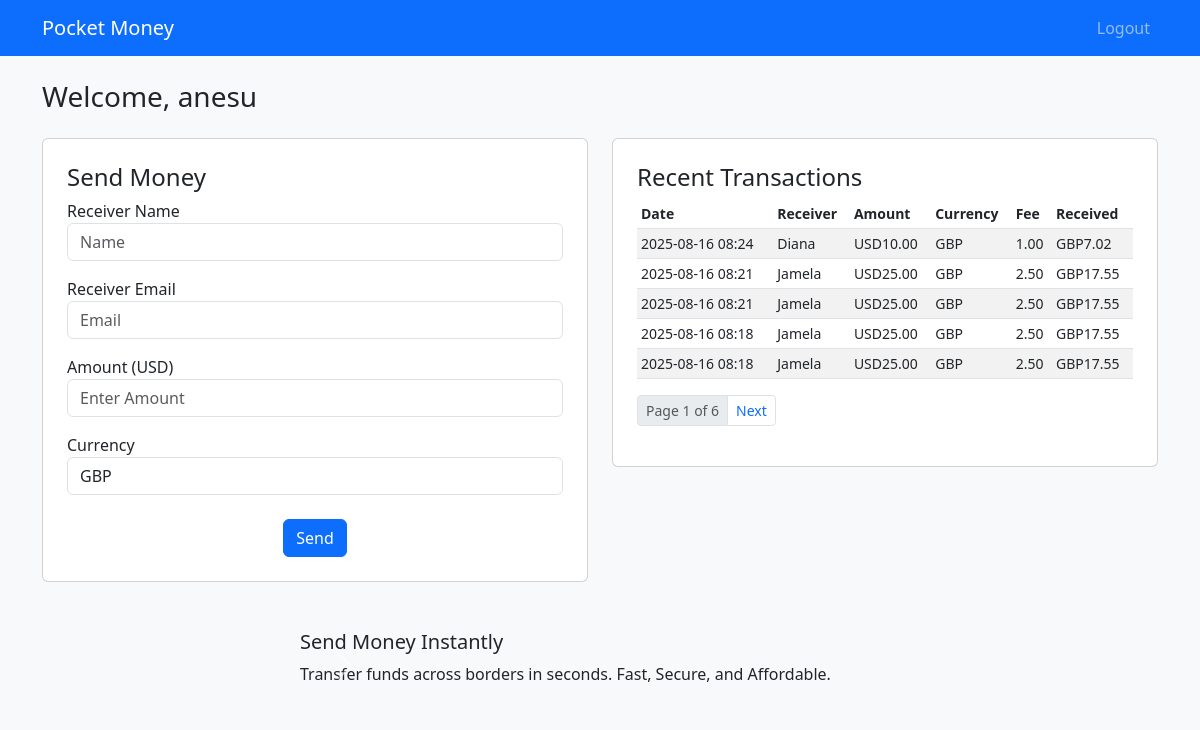
Before: /dashboard/ (signed in) with the older database file.
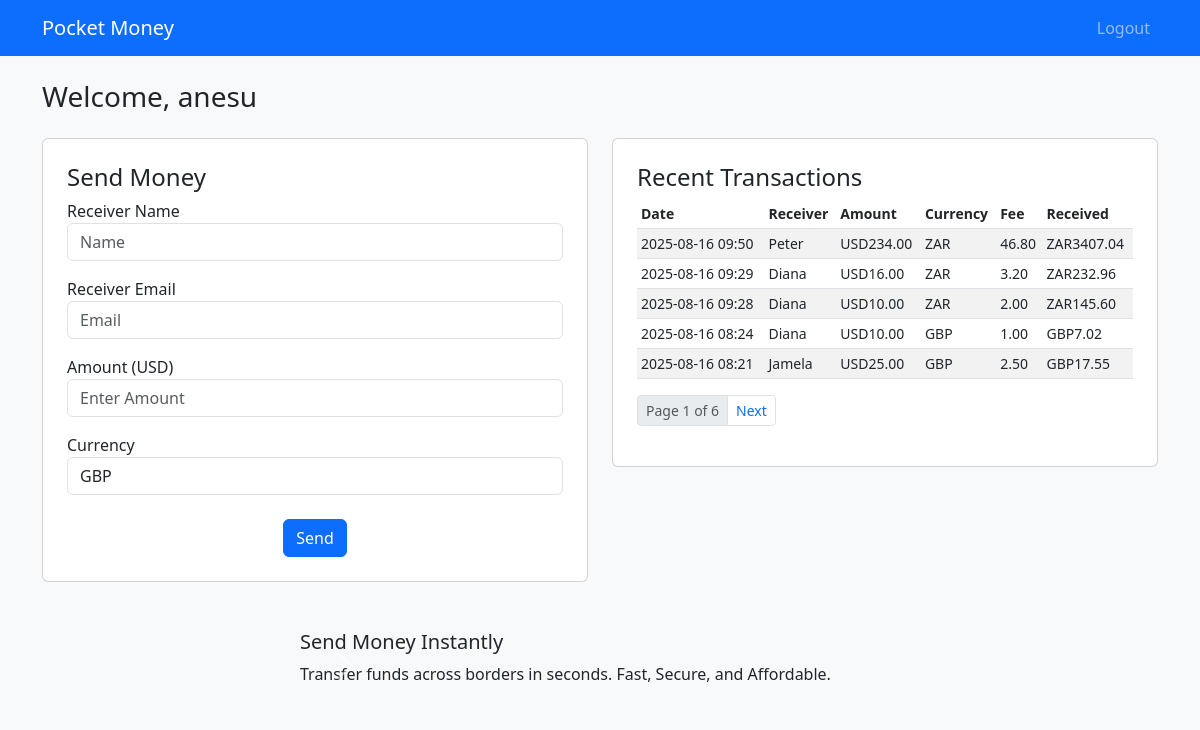
After: the same page with the newer database file.
### accounts/models.py (models this page shows, shortened)
class Transaction(models.Model):
    user = models.ForeignKey(User, on_delete=models.CASCADE)
    receiver_name = models.CharField(max_length=100, null=True, blank=True)
    receiver_email = models.EmailField(null=True, blank=True)
    amount_usd = models.DecimalField(max_digits=12, decimal_places=2)
    currency = models.CharField(max_length=3)
    fee = models.DecimalField(max_digits=12, decimal_places=2)
    final_amount = models.DecimalField(max_digits=12, decimal_places=2)
    fx_rate = models.DecimalField(max_digits=12, decimal_places=4)
    timestamp = models.DateTimeField(default=timezone.now)

### accounts/views.py (the view, shortened to what this page needs)
# urls.py: path('dashboard/', views.dashboard_view,
@login_required
def dashboard_view(request):
    user = request.user
    transactions = Transaction.objects.filter(user=user).order_by('-timestamp')
    fx_rates = get_fx_rates()
    result = None
    transactions = Transaction.objects.filter(user=request.user).order_by('-timestamp')
    paginator = Paginator(transactions, 5)
    page_number = request.GET.get('page')
    page_obj = paginator.get_page(page_number)
    result = None
    form = SendMoneyForm()
    return render(request, 'accounts/dashboard.html',{
        'page_obj':page_obj,
        'form': form
    })

### accounts/forms.py
class SendMoneyForm(forms.Form):
    receiver_name = forms.CharField(max_length=100, widget=forms.TextInput(attrs={
        'class': 'form-control',
        'placeholder': 'Name',
    }))
    receiver_email = forms.CharField(widget=forms.EmailInput(attrs={
        'class': 'form-control',
        'placeholder': 'Email',
        'min': '10'
    }))
    amount = forms.DecimalField(min_value=10, max_value=10000, widget=forms.NumberInput(attrs={
        'class': 'form-control',
        'placeholder': 'Enter Amount',
        'min': '10'
    }))
    currency = forms.ChoiceField(choices=[('GBP', 'GBP'), ('ZAR', 'ZAR')], widget=forms.Select(attrs={
        'class': 'form-control'
    }))

### accounts/utils.py (called while the page is built)
def get_fx_rates():
    url = 'https://68976304250b078c2041c7fc.mockapi.io/api/wiremit/InterviewAPIS'
    try:
        response = requests.get(url, timeout=5)
        data = response.json()
        return {
            'GBP': data['rates']['GBP'], 'ZAR': data['rates']['ZAR']
        }
    except:
        return {'GBP': 0.0, 'ZAR': 0.0}

### accounts/templates/accounts/dashboard.html (shortened to what this page needs)
<!DOCTYPE html>
<html>
  <head>
    <link
      rel="stylesheet"
      href="https://cdn.jsdelivr.net/npm/bootstrap@5.3.0/dist/css/bootstrap.min.css"
    />
  </head>
  <body class="bg-light">
    <nav class="navbar navbar-expand-lg navbar-dark bg-primary">
      <div class="container">
        <a class="navbar-brand" href="#">Pocket Money</a>
        <div class="collapse navbar-collapse" id="navbarContent">
          <ul class="navbar-nav ms-auto">
            {% if user.is_authenticated %}
            <li class="nav-item">
              <a class="nav-link" href="{% url 'logout' %}">Logout</a>
            </li>
            {% endif %}
          </ul>
        </div>
      </div>
    </nav>
    <div class="container py-4">
      <h3 class="mb-4">
        Welcome, {{ request.user.first_name|default:request.user.username }}
      </h3>
      <div class="row">
        <div class="col-md-6">
          <div class="card p-4 mb-4">
            <h4>Send Money</h4>
            <form method="post">
              <div class="mb-3">
                <label>Receiver Name</label>
                {{ form.receiver_name }}
              </div>
              <div class="mb-3">
                <label>Receiver Email</label>
                 {{ form.receiver_email }}
              </div>
              <div class="mb-3">
                <label>Amount (USD)</label>
                {{ form.amount }}
              </div>
              <div class="mb-3">
                <label>Currency</label>
                {{ form.currency }}
              </div>
              <div class="text-center mt-4">
                <button type="button" class="btn btn-primary" onclick="openConfirmModal()">Send</button>
              </div>
            </form>
          </div>
        </div>
        <div class="col-md-6">
          <div class="card p-4 mb-4">
            <h4>Recent Transactions</h4>
            <table class="table table-striped table-sm small">
              <thead>
                <tr>
                  <th>Date</th>
                  <th>Receiver</th>
                  <th>Amount</th>
                  <th>Currency</th>
                  <th>Fee</th>
                  <th>Received</th>
                </tr>
              </thead>
              <tbody>
                {% for t in page_obj %}
                <tr>
                  <td>{{ t.timestamp|date:"Y-m-d H:i" }}</td>
                  <td>{{ t.receiver_name }}</td>
                  <td>USD{{ t.amount_usd }}</td>
                  <td>{{ t.currency }}</td>
                  <td>{{ t.fee }}</td>
                  <td>{{ t.currency }}{{ t.final_amount }}</td>
                </tr>
                {% empty %}
                <tr>
                  <td colspan="4">No transactions yet</td>
                </tr>
                {% endfor %}
              </tbody>
            </table>
            <nav>
              <ul class="pagination pagination-sm">
                <li class="page-item disabled">
                  <span class="page-link"
                    >Page {{ page_obj.number }} of {{ page_obj.paginator.num_pages}}</span
                  >
                </li>
                {% if page_obj.has_next %}
                <li class="page-item">
                  <a
                    class="page-link"
                    href="?page={{ page_obj.next_page_number}}"
                    >Next</a
                  >
                </li>
                {% endif %}
              </ul>
            </nav>
          </div>
        </div>
      </div>
      <div class="container my-4">
        <div class="mx-auto" style="max-width: 600px">
          <div id="adsCarousel" class="carousel slide" data-bs-ride="carousel">
            <div class="carousel-inner">
              <div class="carousel-item active">
                <h5>Send Money Instantly</h5>
                <p>Transfer funds across borders in seconds. Fast, Secure, and Affordable.</p>
              </div>
            </div>
            <button
              class="carousel-control-prev"
              type="button"
              data-bs-target="#adsCarousel"
              data-bs-slide="next"
            >
              <span class="carousel-control-next-icon"></span>
            </button>
          </div>
        </div>
      </div>
  </body>
</html>

Changed rows visible on the page:
no longer on this page (row unchanged): Transaction: timestamp "2025-08-16 08:21", receiver_name "Jamela", amount_usd "25.00", currency "GBP", fee "2.50", final_amount "17.55"
no longer on this page (row unchanged): Transaction: timestamp "2025-08-16 08:18", receiver_name "Jamela", amount_usd "25.00", currency "GBP", fee "2.50", final_amount "17.55"
no longer on this page (row unchanged): Transaction: timestamp "2025-08-16 08:18", receiver_name "Jamela", amount_usd "25.00", currency "GBP", fee "2.50", final_amount "17.55"
added Transaction: timestamp "2025-08-16 09:50", receiver_name "Peter", amount_usd "234.00", currency "ZAR", fee "46.80", final_amount "3407.04"
added Transaction: timestamp "2025-08-16 09:29", receiver_name "Diana", amount_usd "16.00", currency "ZAR", fee "3.20", final_amount "232.96"
added Transaction: timestamp "2025-08-16 09:28", receiver_name "Diana", amount_usd "10.00", currency "ZAR", fee "2.00", final_amount "145.60"
